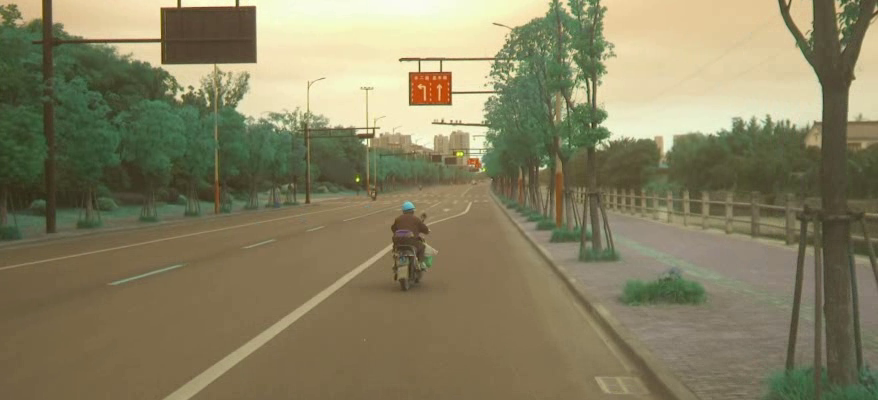
#> input picture frame 6 of video_analysis/stereo_video.mp4, 878 x 400 px
$ python frame_differencing_segmentation.py
#> lines starting #> are read from the running program, lines starting #| are printed output that depends on the picture; after the words box and inside, x2 and y2 are one past the last pixel; in counts of white or black regions, pixels touching at a corner belong together
import cv2
import numpy as np

def video_segmentation_motion(video_path, debug_show_mask=False):
#> called with video_path = 'stereo_video.mp4', debug_show_mask = True
    cap = cv2.VideoCapture(video_path)

    # Read the first frame
    ret, frame = cap.read()
#> frame is the input picture: shape (400, 878, 3); mean B, G, R 97.4, 128.3, 134.4
    if not ret:
        raise ValueError("Failed to read the video.")

    # Convert the first frame to grayscale
    prev_gray = cv2.cvtColor(frame, cv2.COLOR_BGR2GRAY)
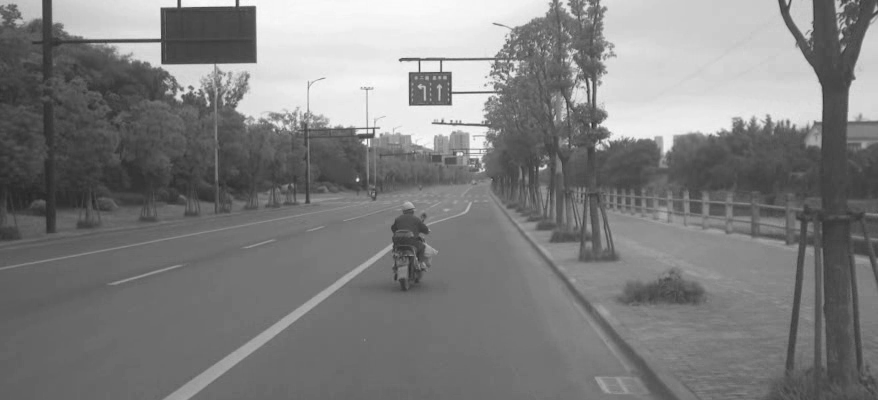
#> prev_gray: shape (400, 878); min 38, max 252, mean 126.7

    while True:
        ret, frame = cap.read()
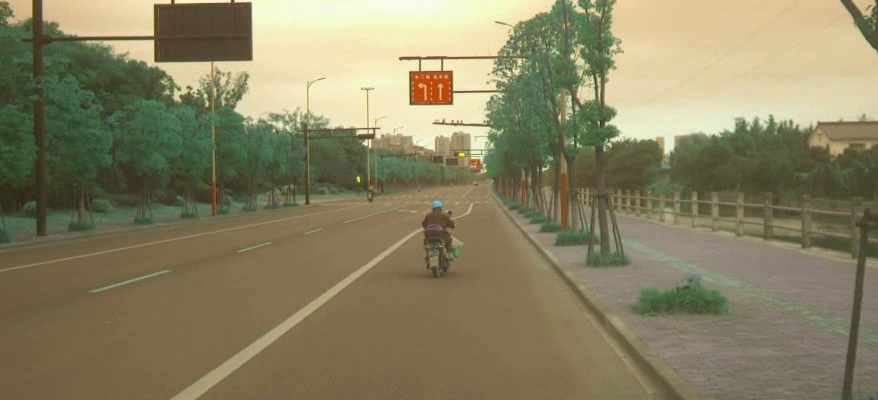
#> input picture frame 7 of video_analysis/stereo_video.mp4, 878 x 400 px
#> frame is the input picture: shape (400, 878, 3); mean B, G, R 98.4, 129.6, 136.2
        if not ret:
            break

        # Convert the current frame to grayscale
        gray = cv2.cvtColor(frame, cv2.COLOR_BGR2GRAY)
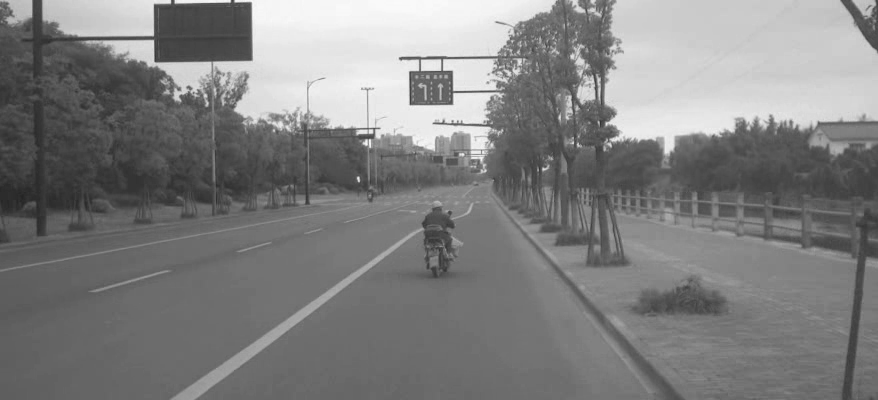
#> gray: shape (400, 878); min 36, max 250, mean 128

        # Compute the absolute difference between the current frame and the previous frame
        frame_diff = cv2.absdiff(prev_gray, gray)
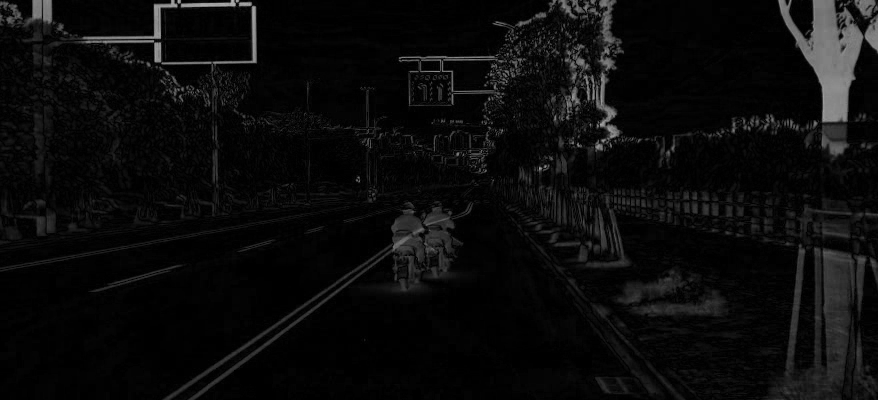
#> frame_diff: shape (400, 878); min 0, max 179, mean 11.3

        # Apply a threshold to obtain a binary mask of moving regions
        _, mask = cv2.threshold(frame_diff, 30, 255, cv2.THRESH_BINARY)
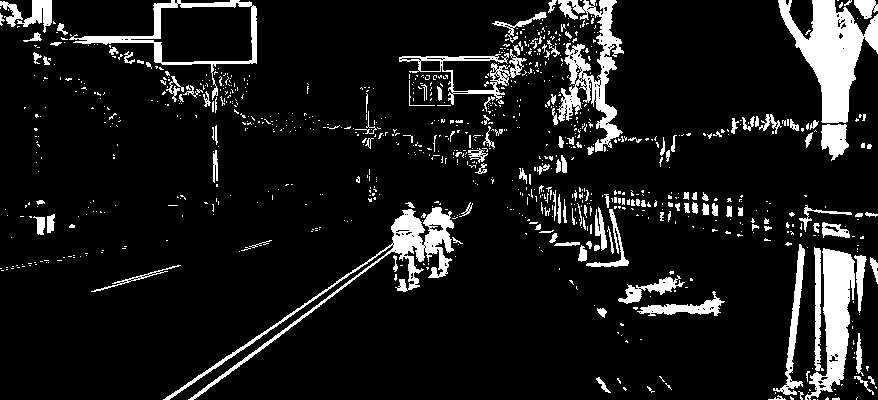
#> mask: shape (400, 878); 10.3% white; 942 white regions (796 under 20 px), largest, box (x1, y1, x2, y2) and area: (778, 0, 878, 123) 5507, (163, 207, 454, 400) 4243, (557, 0, 624, 152) 3520

        # Perform morphological operations to remove noise and improve the mask
        mask = cv2.morphologyEx(mask, cv2.MORPH_OPEN, kernel=np.ones((3, 3), np.uint8))
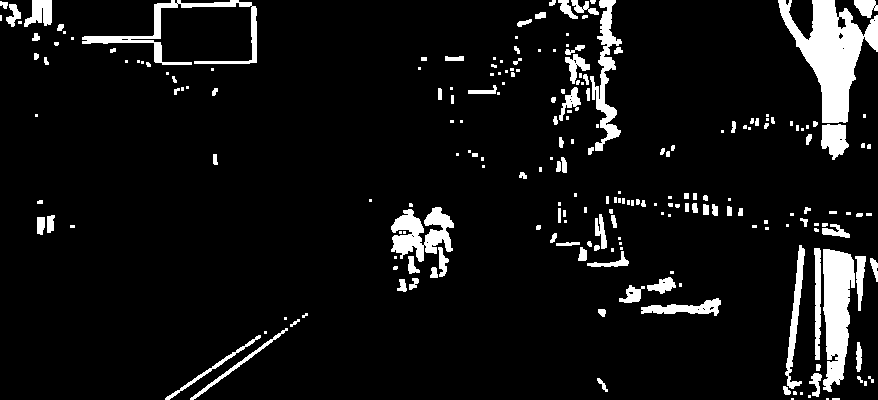
#> mask: shape (400, 878); 7.7% white; 222 white regions (109 under 20 px), largest, box (x1, y1, x2, y2) and area: (778, 0, 878, 123) 5448, (823, 249, 855, 392) 3206, (391, 207, 454, 262) 1939

        if (debug_show_mask == True):
            cv2.imshow('mask', mask)

            prev_gray = gray

            if cv2.waitKey(80) & 0xFF == ord('q'):  # Delay of 50 milliseconds (20 frames per second)
#> (key q is pressed here)
                break

            continue


        # Find contours of connected components in the mask
        contours, _ = cv2.findContours(mask, cv2.RETR_EXTERNAL, cv2.CHAIN_APPROX_SIMPLE)

        # Draw bounding rectangles around the detected motion regions
        for contour in contours:
            x, y, w, h = cv2.boundingRect(contour)
            cv2.rectangle(frame, (x, y), (x + w, y + h), (0, 255, 0), 2)

        cv2.imshow('Motion Segmentation', frame)
        if cv2.waitKey(80) & 0xFF == ord('q'):  # Delay of 50 milliseconds (20 frames per second)
            break

        # Update the previous frame
        prev_gray = gray

    cap.release()
    cv2.destroyAllWindows()


# Example usage
video_segmentation_motion('stereo_video.mp4', True)

$ run again, starting later in the video
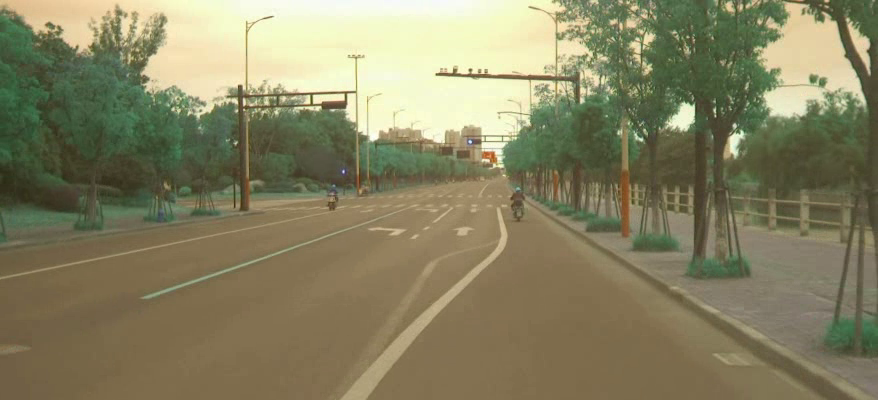
#> input picture frame 27 of video_analysis/stereo_video.mp4, 878 x 400 px
#> in video_segmentation_motion, frame is the input picture: shape (400, 878, 3); mean B, G, R 97.8, 130, 134.4
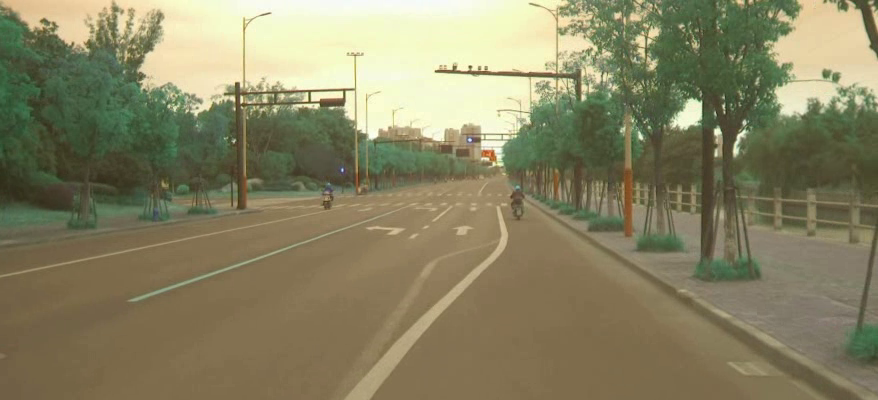
#> input picture frame 28 of video_analysis/stereo_video.mp4, 878 x 400 px
#> in video_segmentation_motion, frame is the input picture: shape (400, 878, 3); mean B, G, R 98.9, 131, 135.7
#> in video_segmentation_motion, `mask = cv2.morphologyEx(mask, cv2.MORPH_OPEN, kernel=np.ones((3, 3), n..`:
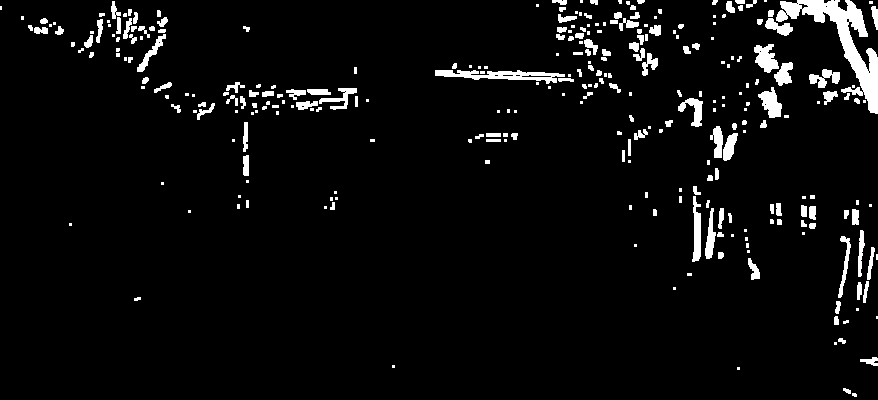
#> mask: shape (400, 878); 4.8% white; 297 white regions (139 under 20 px), largest, box (x1, y1, x2, y2) and area: (776, 0, 878, 114) 3131, (435, 70, 565, 84) 868, (754, 44, 779, 73) 444

$ run again, starting later in the video
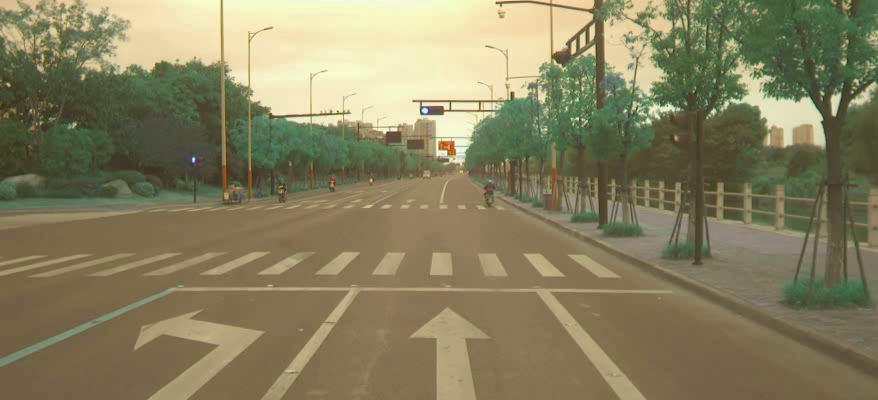
#> input picture frame 48 of video_analysis/stereo_video.mp4, 878 x 400 px
#> in video_segmentation_motion, frame is the input picture: shape (400, 878, 3); mean B, G, R 95.8, 128.3, 134.4
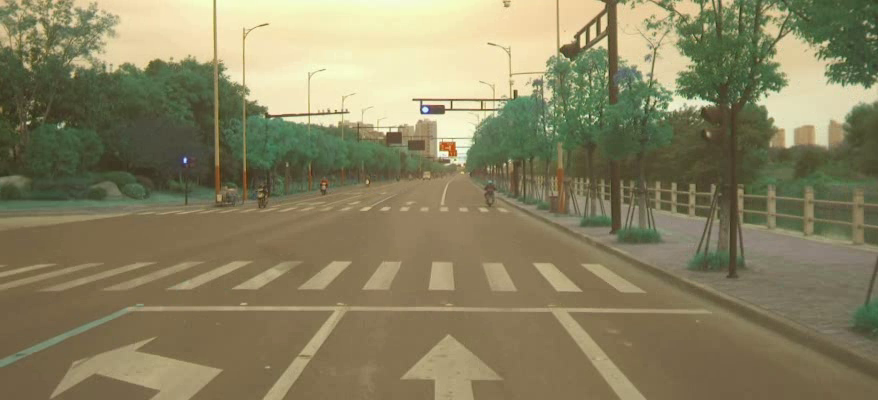
#> input picture frame 49 of video_analysis/stereo_video.mp4, 878 x 400 px
#> in video_segmentation_motion, frame is the input picture: shape (400, 878, 3); mean B, G, R 97.3, 130.1, 136.7
#> in video_segmentation_motion, `mask = cv2.morphologyEx(mask, cv2.MORPH_OPEN, kernel=np.ones((3, 3), n..`:
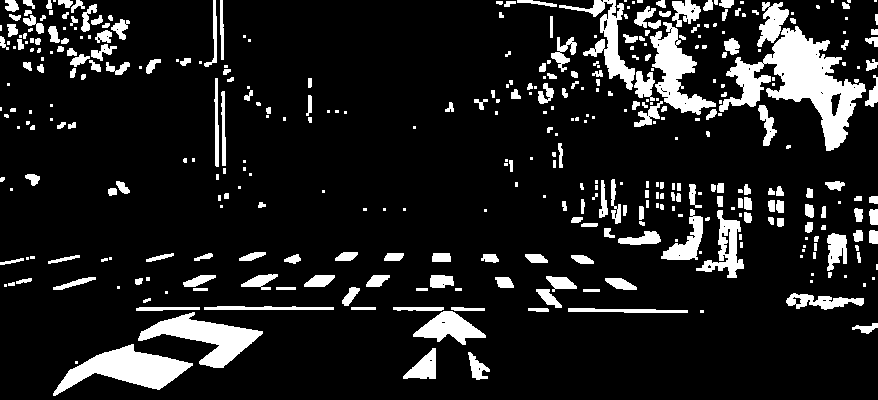
#> mask: shape (400, 878); 12.5% white; 389 white regions (159 under 20 px), largest, box (x1, y1, x2, y2) and area: (719, 26, 866, 151) 6554, (53, 344, 193, 396) 3177, (138, 312, 263, 368) 2755
